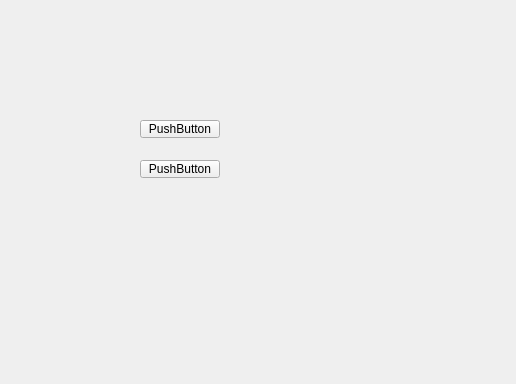
<?xml version="1.0" encoding="UTF-8"?>
<ui version="4.0">
 <class>Form</class>
 <widget class="QWidget" name="Form">
  <property name="geometry">
   <rect>
    <x>0</x>
    <y>0</y>
    <width>516</width>
    <height>384</height>
   </rect>
  </property>
  <property name="windowTitle">
   <string>Form</string>
  </property>
  <widget class="QPushButton" name="pushButton">
   <property name="geometry">
    <rect>
     <x>140</x>
     <y>120</y>
     <width>80</width>
     <height>18</height>
    </rect>
   </property>
   <property name="text">
    <string>PushButton</string>
   </property>
  </widget>
  <widget class="QPushButton" name="pushButton_2">
   <property name="geometry">
    <rect>
     <x>140</x>
     <y>160</y>
     <width>80</width>
     <height>18</height>
    </rect>
   </property>
   <property name="text">
    <string>PushButton</string>
   </property>
  </widget>
 </widget>
 <resources/>
 <connections/>
</ui>
